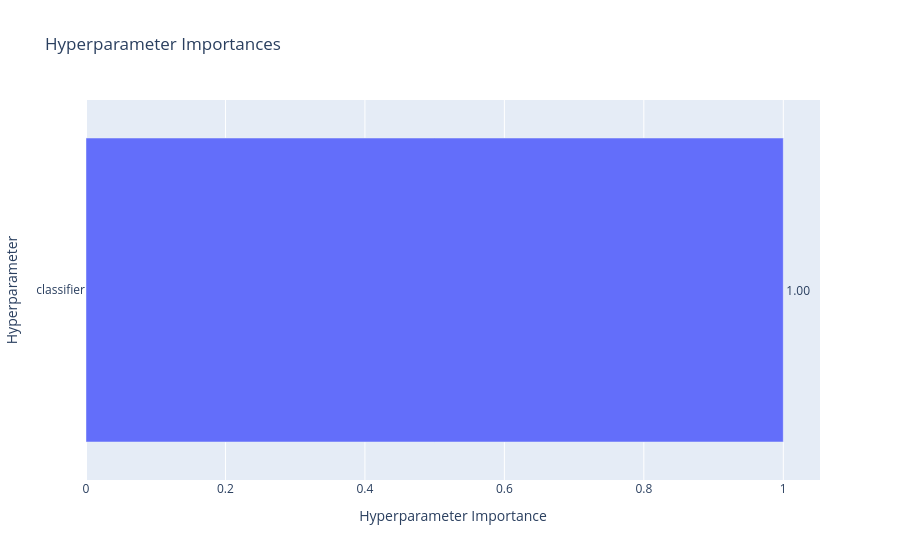

Here is the notebook cell this chart was saved with:
### Code cell
# Hyperparameter Importance
plot_param_importances(study).show()

### Figure 1 — Plotly figure (JSON) as saved in the notebook; plotly's stock layout.template omitted (floating-point values rounded to 4 significant figures)
{"data": [{"cliponaxis": false, "hovertemplate": ["classifier (CategoricalDistribution): 1.0<extra></extra>"], "name": "Objective Value", "orientation": "h", "text": ["1.00"], "textposition": "outside", "type": "bar", "x": [1], "y": ["classifier"]}], "layout": {"title": {"text": "Hyperparameter Importances"}, "xaxis": {"title": {"text": "Hyperparameter Importance"}}, "yaxis": {"title": {"text": "Hyperparameter"}}}}
